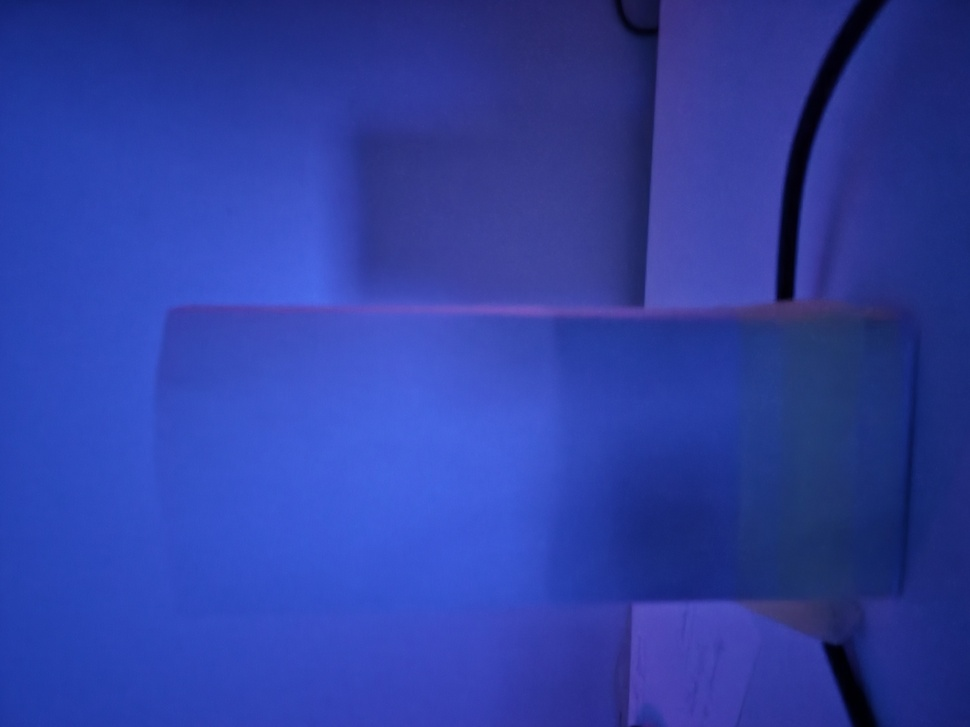
%> input picture example_data/photos/00_control_no_lamp.jpg, 970 x 727 px, shrunk from 4000 x 3000 before the run
$ octave --eval "result = psm_loadPhoto('../../example_data/photos/00_control_no_lamp.jpg');"   (GNU Octave 9; MATLAB toolbox functions it lacks are replaced by stand-ins)
%> lines starting %> are read from the running program, lines starting %| are printed output that depends on the picture
function P = psm_loadPhoto(file, mode)
%PSM_LOADPHOTO  Load a phone photo for spectrum analysis.
%   P = psm_loadPhoto(file)            full analysis load
%   P = psm_loadPhoto(file, 'preview') thumbnail only (fast)
%
%   Applies the phone's rotation flag (imread ignores it), undoes the JPEG
%   gamma so intensities are approximately linear, and records exposure time
%   and ISO from the photo metadata.
%
%   Fields: name, file, thumb, thumbStep, exposure, iso, and (full load only)
%   I (linear intensity, sum of R+G+B), sat (saturated pixels), blue / red
%   (centroids [row col] of the blue and red ends of the rainbow), medianI.

if nargin < 2, mode = 'full'; end
thumbStep = 4;

raw = imread(file);
%> raw is the input picture: size 727x970x3 uint8; mean R, G, B 46.4, 63, 161.2
[~, n, e] = fileparts(file);
P.name = [n e];
P.file = file;
P.exposure = NaN;
P.iso = NaN;

ws = warning('off', 'all');                 % imfinfo warns about some phone tags
try
    info = imfinfo(file);  info = info(1);
    if isfield(info, 'Orientation')
        switch info.Orientation
            case 3, raw = rot90(raw, 2);
            case 6, raw = rot90(raw, -1);
%> after `raw = rot90(raw, -1)`:
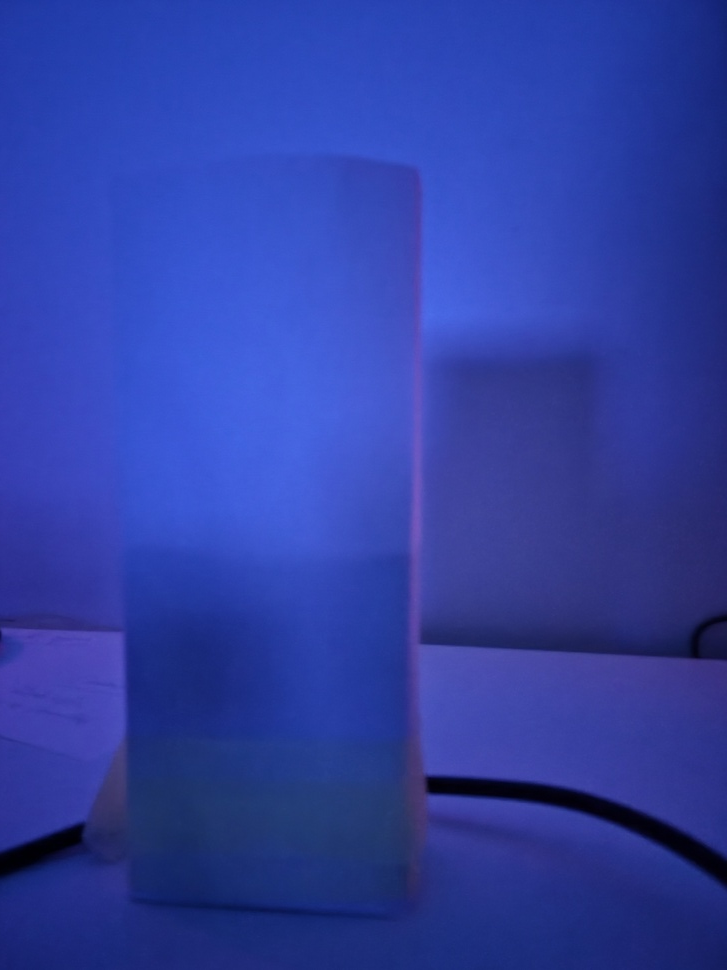
%> raw: size 970x727x3 uint8; mean R, G, B 46.4, 63, 161.2; mean of the top-left, top-right, bottom-left and bottom-right quarters 109.2, 93.9, 79.9, 77.7
            case 8, raw = rot90(raw, 1);
        end
    end
    if isfield(info, 'DigitalCamera')
        dc = info.DigitalCamera;
        if isfield(dc, 'ExposureTime'),    P.exposure = double(dc.ExposureTime); end
        if isfield(dc, 'ISOSpeedRatings'), P.iso = double(dc.ISOSpeedRatings(1)); end
    end
catch
end
warning(ws);

if size(raw, 3) == 1, raw = repmat(raw, 1, 1, 3); end
raw = raw(:, :, 1:3);
if isa(raw, 'uint16'), sc = 65535; else, sc = 255; end

t = raw(1:thumbStep:end, 1:thumbStep:end, :);
if ~isa(t, 'uint8'), t = uint8(double(t) / sc * 255); end
P.thumb = t;
P.thumbStep = thumbStep;
if strcmpi(mode, 'preview'), return; end

P.sat = any(raw >= 0.98 * sc, 3);
%> P.sat: size 970x727 logical; every value is 0
v = single(raw) / sc;
clear raw
lin = (v <= 0.04045) .* (v / 12.92) + (v > 0.04045) .* (((v + 0.055) / 1.055) .^ 2.4);
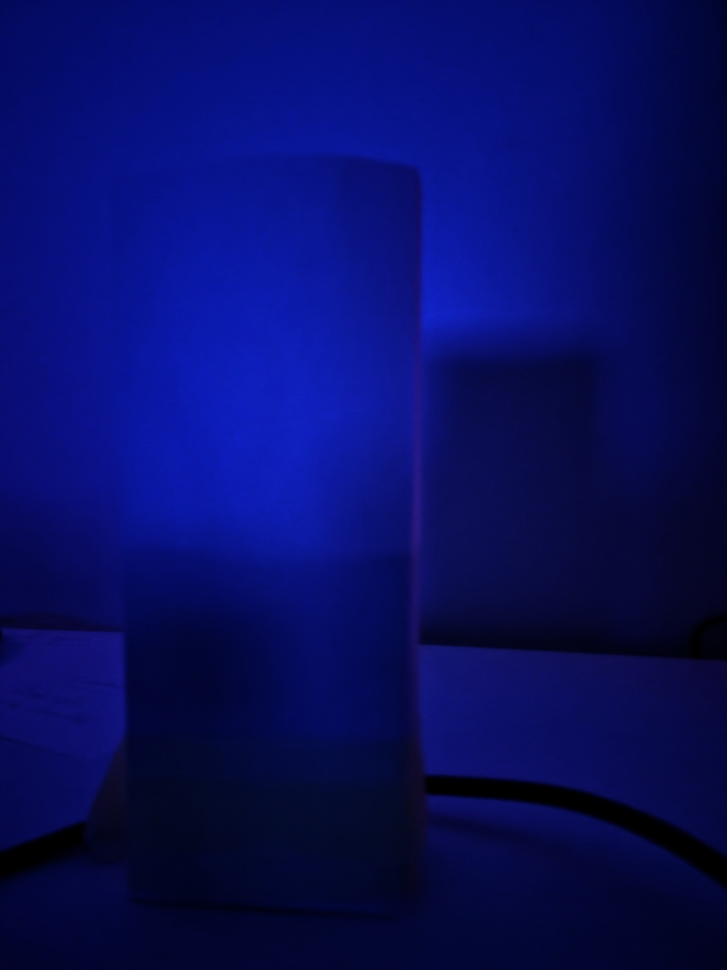
%> lin: size 970x727x3 single; mean R, G, B 0.0304, 0.0537, 0.383
clear v
%> (the run ends here)
